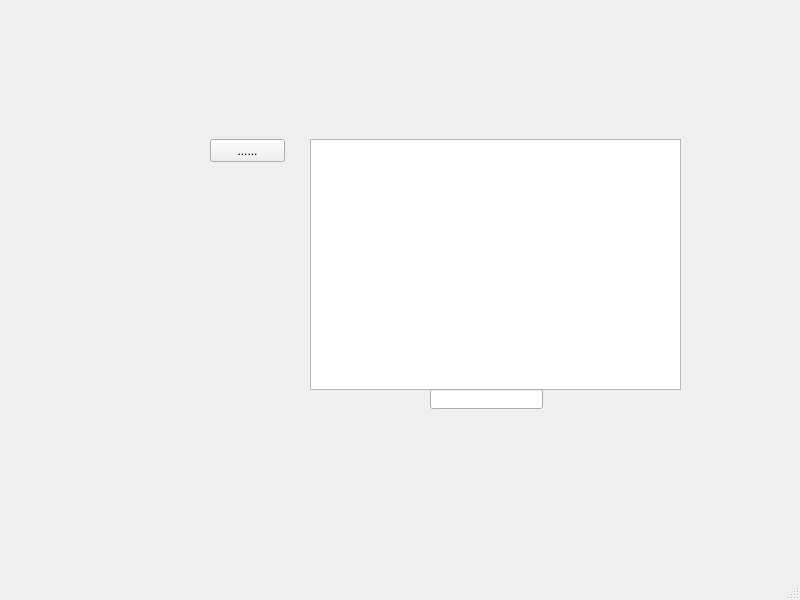
<?xml version="1.0" encoding="UTF-8"?>
<ui version="4.0">
 <class>MainWindow</class>
 <widget class="QMainWindow" name="MainWindow">
  <property name="geometry">
   <rect>
    <x>0</x>
    <y>0</y>
    <width>800</width>
    <height>600</height>
   </rect>
  </property>
  <property name="windowTitle">
   <string>MainWindow</string>
  </property>
  <widget class="QWidget" name="centralwidget">
   <widget class="QStackedWidget" name="stackedWidget">
    <property name="geometry">
     <rect>
      <x>50</x>
      <y>9</y>
      <width>741</width>
      <height>531</height>
     </rect>
    </property>
    <property name="currentIndex">
     <number>5</number>
    </property>
    <widget class="QWidget" name="page">
     <widget class="QLabel" name="label">
      <property name="geometry">
       <rect>
        <x>0</x>
        <y>0</y>
        <width>691</width>
        <height>481</height>
       </rect>
      </property>
      <property name="text">
       <string/>
      </property>
      <property name="pixmap">
       <pixmap>Menu.png</pixmap>
      </property>
      <property name="scaledContents">
       <bool>true</bool>
      </property>
     </widget>
     <widget class="QPushButton" name="Ajouter">
      <property name="geometry">
       <rect>
        <x>230</x>
        <y>70</y>
        <width>101</width>
        <height>20</height>
       </rect>
      </property>
      <property name="text">
       <string/>
      </property>
      <property name="flat">
       <bool>true</bool>
      </property>
     </widget>
     <widget class="QPushButton" name="Stat">
      <property name="geometry">
       <rect>
        <x>500</x>
        <y>70</y>
        <width>101</width>
        <height>20</height>
       </rect>
      </property>
      <property name="text">
       <string/>
      </property>
      <property name="flat">
       <bool>true</bool>
      </property>
     </widget>
     <widget class="QPushButton" name="Trier">
      <property name="geometry">
       <rect>
        <x>550</x>
        <y>380</y>
        <width>101</width>
        <height>20</height>
       </rect>
      </property>
      <property name="text">
       <string/>
      </property>
      <property name="flat">
       <bool>true</bool>
      </property>
     </widget>
     <widget class="QPushButton" name="Supprimer">
      <property name="geometry">
       <rect>
        <x>390</x>
        <y>384</y>
        <width>101</width>
        <height>20</height>
       </rect>
      </property>
      <property name="text">
       <string/>
      </property>
      <property name="flat">
       <bool>true</bool>
      </property>
     </widget>
     <widget class="QPushButton" name="Modifier">
      <property name="geometry">
       <rect>
        <x>220</x>
        <y>390</y>
        <width>101</width>
        <height>20</height>
       </rect>
      </property>
      <property name="text">
       <string/>
      </property>
      <property name="flat">
       <bool>true</bool>
      </property>
     </widget>
     <widget class="QPushButton" name="Place">
      <property name="geometry">
       <rect>
        <x>10</x>
        <y>130</y>
        <width>111</width>
        <height>16</height>
       </rect>
      </property>
      <property name="text">
       <string/>
      </property>
      <property name="flat">
       <bool>true</bool>
      </property>
     </widget>
     <widget class="QPushButton" name="Abonnement">
      <property name="geometry">
       <rect>
        <x>7</x>
        <y>153</y>
        <width>111</width>
        <height>16</height>
       </rect>
      </property>
      <property name="text">
       <string/>
      </property>
      <property name="flat">
       <bool>true</bool>
      </property>
     </widget>
     <widget class="QTableView" name="tableView">
      <property name="geometry">
       <rect>
        <x>270</x>
        <y>120</y>
        <width>321</width>
        <height>221</height>
       </rect>
      </property>
     </widget>
     <widget class="QLineEdit" name="cherche">
      <property name="geometry">
       <rect>
        <x>360</x>
        <y>340</y>
        <width>113</width>
        <height>20</height>
       </rect>
      </property>
     </widget>
     <widget class="QPushButton" name="Active">
      <property name="geometry">
       <rect>
        <x>170</x>
        <y>150</y>
        <width>75</width>
        <height>23</height>
       </rect>
      </property>
      <property name="text">
       <string>......</string>
      </property>
     </widget>
    </widget>
    <widget class="QWidget" name="page_3">
     <widget class="QLabel" name="label_2">
      <property name="geometry">
       <rect>
        <x>110</x>
        <y>10</y>
        <width>451</width>
        <height>471</height>
       </rect>
      </property>
      <property name="text">
       <string/>
      </property>
      <property name="pixmap">
       <pixmap>AjoutAbo.png</pixmap>
      </property>
      <property name="scaledContents">
       <bool>true</bool>
      </property>
     </widget>
     <widget class="QLineEdit" name="Idedit">
      <property name="geometry">
       <rect>
        <x>250</x>
        <y>145</y>
        <width>261</width>
        <height>20</height>
       </rect>
      </property>
     </widget>
     <widget class="QLineEdit" name="Nomedit">
      <property name="geometry">
       <rect>
        <x>290</x>
        <y>178</y>
        <width>221</width>
        <height>20</height>
       </rect>
      </property>
     </widget>
     <widget class="QLineEdit" name="Predit">
      <property name="geometry">
       <rect>
        <x>330</x>
        <y>210</y>
        <width>191</width>
        <height>20</height>
       </rect>
      </property>
     </widget>
     <widget class="QLineEdit" name="Adedit">
      <property name="geometry">
       <rect>
        <x>330</x>
        <y>242</y>
        <width>191</width>
        <height>20</height>
       </rect>
      </property>
     </widget>
     <widget class="QLineEdit" name="Duredit">
      <property name="geometry">
       <rect>
        <x>310</x>
        <y>274</y>
        <width>211</width>
        <height>20</height>
       </rect>
      </property>
     </widget>
     <widget class="QPushButton" name="Ajouter2">
      <property name="geometry">
       <rect>
        <x>170</x>
        <y>430</y>
        <width>101</width>
        <height>20</height>
       </rect>
      </property>
      <property name="text">
       <string/>
      </property>
      <property name="flat">
       <bool>true</bool>
      </property>
     </widget>
     <widget class="QPushButton" name="Retour1">
      <property name="geometry">
       <rect>
        <x>420</x>
        <y>430</y>
        <width>101</width>
        <height>20</height>
       </rect>
      </property>
      <property name="text">
       <string/>
      </property>
      <property name="flat">
       <bool>true</bool>
      </property>
     </widget>
    </widget>
    <widget class="QWidget" name="page_4">
     <widget class="QLabel" name="label_4">
      <property name="geometry">
       <rect>
        <x>150</x>
        <y>20</y>
        <width>451</width>
        <height>471</height>
       </rect>
      </property>
      <property name="text">
       <string/>
      </property>
      <property name="pixmap">
       <pixmap>SuppPl.png</pixmap>
      </property>
      <property name="scaledContents">
       <bool>true</bool>
      </property>
     </widget>
     <widget class="QLineEdit" name="Numedit">
      <property name="geometry">
       <rect>
        <x>330</x>
        <y>204</y>
        <width>221</width>
        <height>20</height>
       </rect>
      </property>
     </widget>
     <widget class="QPushButton" name="Supprimer3">
      <property name="geometry">
       <rect>
        <x>460</x>
        <y>440</y>
        <width>101</width>
        <height>20</height>
       </rect>
      </property>
      <property name="text">
       <string/>
      </property>
      <property name="flat">
       <bool>true</bool>
      </property>
     </widget>
    </widget>
    <widget class="QWidget" name="page_5">
     <widget class="QLabel" name="label_5">
      <property name="geometry">
       <rect>
        <x>150</x>
        <y>10</y>
        <width>461</width>
        <height>471</height>
       </rect>
      </property>
      <property name="text">
       <string/>
      </property>
      <property name="pixmap">
       <pixmap>ModifPl.png</pixmap>
      </property>
      <property name="scaledContents">
       <bool>true</bool>
      </property>
     </widget>
     <widget class="QLineEdit" name="NumEdit2">
      <property name="geometry">
       <rect>
        <x>350</x>
        <y>200</y>
        <width>191</width>
        <height>20</height>
       </rect>
      </property>
     </widget>
     <widget class="QLineEdit" name="DispoEdit2">
      <property name="geometry">
       <rect>
        <x>450</x>
        <y>230</y>
        <width>111</width>
        <height>20</height>
       </rect>
      </property>
     </widget>
     <widget class="QLineEdit" name="Dureedit2">
      <property name="geometry">
       <rect>
        <x>360</x>
        <y>260</y>
        <width>191</width>
        <height>20</height>
       </rect>
      </property>
     </widget>
     <widget class="QPushButton" name="Modifier2">
      <property name="geometry">
       <rect>
        <x>220</x>
        <y>420</y>
        <width>101</width>
        <height>20</height>
       </rect>
      </property>
      <property name="text">
       <string/>
      </property>
      <property name="flat">
       <bool>true</bool>
      </property>
     </widget>
     <widget class="QPushButton" name="Supprimer2_3">
      <property name="geometry">
       <rect>
        <x>470</x>
        <y>430</y>
        <width>101</width>
        <height>20</height>
       </rect>
      </property>
      <property name="text">
       <string/>
      </property>
      <property name="flat">
       <bool>true</bool>
      </property>
     </widget>
    </widget>
    <widget class="QWidget" name="page_7"/>
    <widget class="QWidget" name="page_6">
     <widget class="QLabel" name="label_6">
      <property name="geometry">
       <rect>
        <x>10</x>
        <y>10</y>
        <width>671</width>
        <height>491</height>
       </rect>
      </property>
      <property name="text">
       <string/>
      </property>
      <property name="pixmap">
       <pixmap>Menu.png</pixmap>
      </property>
      <property name="scaledContents">
       <bool>true</bool>
      </property>
     </widget>
     <widget class="QTableView" name="tableView_2">
      <property name="geometry">
       <rect>
        <x>260</x>
        <y>130</y>
        <width>371</width>
        <height>251</height>
       </rect>
      </property>
     </widget>
     <widget class="QPushButton" name="Supprimer2_4">
      <property name="geometry">
       <rect>
        <x>220</x>
        <y>80</y>
        <width>101</width>
        <height>20</height>
       </rect>
      </property>
      <property name="text">
       <string/>
      </property>
      <property name="flat">
       <bool>true</bool>
      </property>
     </widget>
     <widget class="QPushButton" name="Supprimer2_5">
      <property name="geometry">
       <rect>
        <x>490</x>
        <y>80</y>
        <width>101</width>
        <height>20</height>
       </rect>
      </property>
      <property name="text">
       <string/>
      </property>
      <property name="flat">
       <bool>true</bool>
      </property>
     </widget>
     <widget class="QPushButton" name="Supprimer2_6">
      <property name="geometry">
       <rect>
        <x>220</x>
        <y>410</y>
        <width>101</width>
        <height>20</height>
       </rect>
      </property>
      <property name="text">
       <string/>
      </property>
      <property name="flat">
       <bool>true</bool>
      </property>
     </widget>
     <widget class="QPushButton" name="Supprimer2_7">
      <property name="geometry">
       <rect>
        <x>380</x>
        <y>400</y>
        <width>101</width>
        <height>21</height>
       </rect>
      </property>
      <property name="text">
       <string/>
      </property>
      <property name="flat">
       <bool>true</bool>
      </property>
     </widget>
     <widget class="QPushButton" name="Supprimer2_8">
      <property name="geometry">
       <rect>
        <x>530</x>
        <y>400</y>
        <width>101</width>
        <height>20</height>
       </rect>
      </property>
      <property name="text">
       <string/>
      </property>
      <property name="flat">
       <bool>true</bool>
      </property>
     </widget>
     <widget class="QPushButton" name="Supprimer2_9">
      <property name="geometry">
       <rect>
        <x>10</x>
        <y>140</y>
        <width>101</width>
        <height>20</height>
       </rect>
      </property>
      <property name="text">
       <string/>
      </property>
      <property name="flat">
       <bool>true</bool>
      </property>
     </widget>
     <widget class="QPushButton" name="Active_2">
      <property name="geometry">
       <rect>
        <x>160</x>
        <y>130</y>
        <width>75</width>
        <height>23</height>
       </rect>
      </property>
      <property name="text">
       <string>......</string>
      </property>
     </widget>
     <widget class="QLineEdit" name="cherche_2">
      <property name="geometry">
       <rect>
        <x>380</x>
        <y>380</y>
        <width>113</width>
        <height>20</height>
       </rect>
      </property>
     </widget>
    </widget>
    <widget class="QWidget" name="page_2">
     <widget class="QLabel" name="label_3">
      <property name="geometry">
       <rect>
        <x>170</x>
        <y>20</y>
        <width>361</width>
        <height>461</height>
       </rect>
      </property>
      <property name="text">
       <string/>
      </property>
      <property name="pixmap">
       <pixmap>AjoutPla.png</pixmap>
      </property>
      <property name="scaledContents">
       <bool>true</bool>
      </property>
     </widget>
     <widget class="QLineEdit" name="NumEdit2_2">
      <property name="geometry">
       <rect>
        <x>310</x>
        <y>200</y>
        <width>181</width>
        <height>20</height>
       </rect>
      </property>
     </widget>
     <widget class="QLineEdit" name="DispoEdit2_2">
      <property name="geometry">
       <rect>
        <x>400</x>
        <y>232</y>
        <width>91</width>
        <height>20</height>
       </rect>
      </property>
     </widget>
     <widget class="QLineEdit" name="Dureedit2_2">
      <property name="geometry">
       <rect>
        <x>331</x>
        <y>263</y>
        <width>161</width>
        <height>20</height>
       </rect>
      </property>
     </widget>
     <widget class="QPushButton" name="Ajout">
      <property name="geometry">
       <rect>
        <x>220</x>
        <y>430</y>
        <width>75</width>
        <height>23</height>
       </rect>
      </property>
      <property name="text">
       <string/>
      </property>
      <property name="flat">
       <bool>true</bool>
      </property>
     </widget>
     <widget class="QPushButton" name="Retour">
      <property name="geometry">
       <rect>
        <x>420</x>
        <y>430</y>
        <width>75</width>
        <height>23</height>
       </rect>
      </property>
      <property name="text">
       <string/>
      </property>
      <property name="flat">
       <bool>true</bool>
      </property>
     </widget>
    </widget>
    <widget class="QWidget" name="page_8">
     <widget class="QLabel" name="label_7">
      <property name="geometry">
       <rect>
        <x>730</x>
        <y>10</y>
        <width>361</width>
        <height>461</height>
       </rect>
      </property>
      <property name="text">
       <string/>
      </property>
      <property name="pixmap">
       <pixmap>AjoutPla.png</pixmap>
      </property>
      <property name="scaledContents">
       <bool>true</bool>
      </property>
     </widget>
     <widget class="QLabel" name="label_8">
      <property name="geometry">
       <rect>
        <x>170</x>
        <y>10</y>
        <width>361</width>
        <height>461</height>
       </rect>
      </property>
      <property name="text">
       <string/>
      </property>
      <property name="pixmap">
       <pixmap>SuppAbo.png</pixmap>
      </property>
      <property name="scaledContents">
       <bool>true</bool>
      </property>
     </widget>
     <widget class="QPushButton" name="Retour_2">
      <property name="geometry">
       <rect>
        <x>410</x>
        <y>430</y>
        <width>75</width>
        <height>23</height>
       </rect>
      </property>
      <property name="text">
       <string/>
      </property>
      <property name="flat">
       <bool>true</bool>
      </property>
     </widget>
     <widget class="QPushButton" name="Retour_3">
      <property name="geometry">
       <rect>
        <x>210</x>
        <y>430</y>
        <width>75</width>
        <height>23</height>
       </rect>
      </property>
      <property name="text">
       <string/>
      </property>
      <property name="flat">
       <bool>true</bool>
      </property>
     </widget>
     <widget class="QLineEdit" name="NumEdit2_3">
      <property name="geometry">
       <rect>
        <x>240</x>
        <y>180</y>
        <width>231</width>
        <height>20</height>
       </rect>
      </property>
     </widget>
    </widget>
    <widget class="QWidget" name="page_9">
     <widget class="QLabel" name="label_9">
      <property name="geometry">
       <rect>
        <x>90</x>
        <y>0</y>
        <width>461</width>
        <height>471</height>
       </rect>
      </property>
      <property name="text">
       <string/>
      </property>
      <property name="pixmap">
       <pixmap>ModifAbo.png</pixmap>
      </property>
      <property name="scaledContents">
       <bool>true</bool>
      </property>
     </widget>
     <widget class="QLineEdit" name="NumEdit2_4">
      <property name="geometry">
       <rect>
        <x>180</x>
        <y>170</y>
        <width>231</width>
        <height>20</height>
       </rect>
      </property>
     </widget>
     <widget class="QLineEdit" name="NumEdit2_5">
      <property name="geometry">
       <rect>
        <x>310</x>
        <y>220</y>
        <width>181</width>
        <height>20</height>
       </rect>
      </property>
     </widget>
     <widget class="QLineEdit" name="NumEdit2_6">
      <property name="geometry">
       <rect>
        <x>300</x>
        <y>270</y>
        <width>191</width>
        <height>20</height>
       </rect>
      </property>
     </widget>
     <widget class="QPushButton" name="Retour_4">
      <property name="geometry">
       <rect>
        <x>130</x>
        <y>430</y>
        <width>111</width>
        <height>23</height>
       </rect>
      </property>
      <property name="text">
       <string/>
      </property>
      <property name="flat">
       <bool>true</bool>
      </property>
     </widget>
     <widget class="QPushButton" name="Retour_5">
      <property name="geometry">
       <rect>
        <x>400</x>
        <y>430</y>
        <width>101</width>
        <height>23</height>
       </rect>
      </property>
      <property name="text">
       <string/>
      </property>
      <property name="flat">
       <bool>true</bool>
      </property>
     </widget>
    </widget>
   </widget>
  </widget>
  <widget class="QMenuBar" name="menubar">
   <property name="geometry">
    <rect>
     <x>0</x>
     <y>0</y>
     <width>800</width>
     <height>21</height>
    </rect>
   </property>
  </widget>
  <widget class="QStatusBar" name="statusbar"/>
 </widget>
 <resources/>
 <connections/>
</ui>
